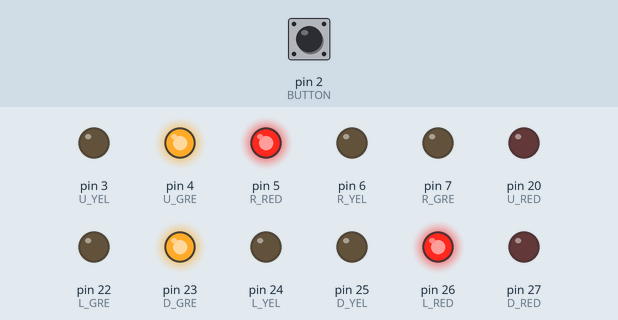
The sketch below on a simulated Arduino Mega 2560, built with avr-gcc and run on an emulated ATmega2560. On the bench: output pins drawn as LEDs (lit = HIGH). Dashed ring = blinking. Inputs (shaded band) come from the test bench; at power-on: pin 2 (BUTTON) HIGH.

Above: at 1.2 s.
1.3 s: pin 2 (BUTTON) pulled LOW for 0.15 s
At 5.1 s:
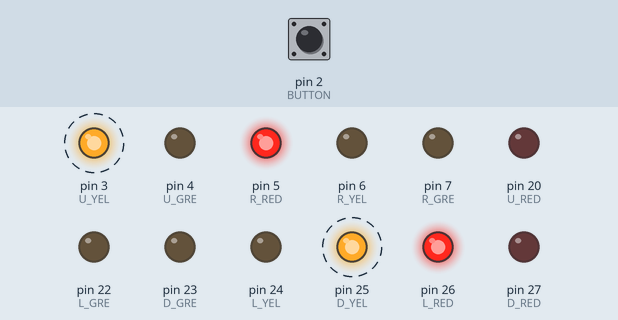
At 15.6 s:
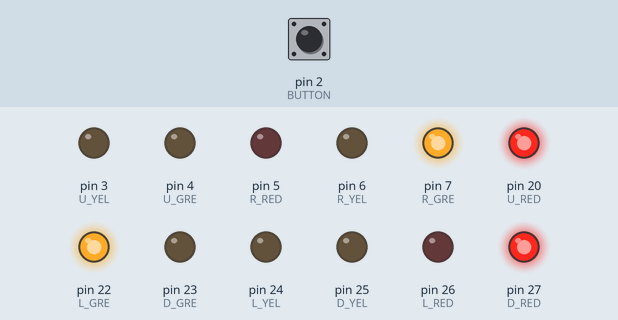
Timing chart, 0 to 25.8 s (numbered marks = the images above; inputs shaded):
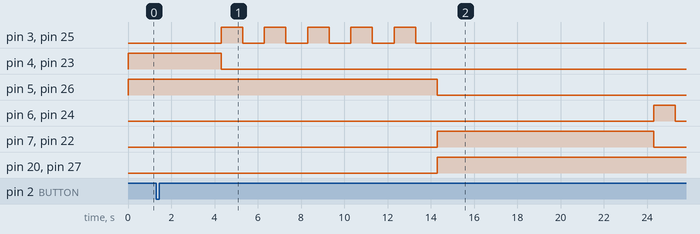

The sketch:

PBL1_2016136054.ino
```cpp
/*
  - 좌회전, 우회전 신호를 생략한 사거리 신호등
    보행자 버튼은 현재 초록불인 신호등을 빨간불로
    현재 빨간불인 신호들을 초록불로
*/

#define U_RED 20
#define U_YEL 3
#define U_GRE 4         // 위쪽 신호등
#define R_RED 5
#define R_YEL 6
#define R_GRE 7         // 오른쪽 신호등
#define L_RED 26
#define L_YEL 24
#define L_GRE 22        // 왼쪽 신호등
#define D_RED 27
#define D_YEL 25
#define D_GRE 23        // 아래쪽 신호등
#define BUTTON 2        // 보행자 버튼
#define UD_BlinkT 1000  // 위,아래 노란불 점멸시간(1초)
#define LR_BlinkT 1000  // 오른쪽, 왼쪽 노란불 점멸시간(1초)
#define interval 5000   // 시간 간격 기본값(5초)

unsigned long prevT = 0;

void setup() {
  pinMode(U_RED, OUTPUT);
  pinMode(U_YEL, OUTPUT);
  pinMode(U_GRE, OUTPUT);
  pinMode(R_RED, OUTPUT);
  pinMode(R_YEL, OUTPUT);
  pinMode(R_GRE, OUTPUT);
  pinMode(L_RED, OUTPUT);
  pinMode(L_YEL, OUTPUT);
  pinMode(L_GRE, OUTPUT);
  pinMode(D_RED, OUTPUT);
  pinMode(D_YEL, OUTPUT);
  pinMode(D_GRE, OUTPUT);
  pinMode(BUTTON, INPUT_PULLUP ); // 풀업저항
}

void loop() {
  int button = digitalRead(2);    // 버튼 상태 저장(LOW = 0, HIGH = 1)

  UD_GreOn();                     // 위쪽, 아래쪽 신호 변경

  if(button == 0){                // 버튼이 눌렸을 때
    delay(3000);                  // 딜레이 3초
    UD_Blink();                   // 위쪽, 아래쪽 노란불 점멸
    LR_GreOn();                   // 왼쪽, 오른쪽 신호 변경
    delay(interval*2);            // 초록불 점등 시간(10초)
    LR_Blink();                   // 왼쪽, 오른쪽 노란불 점멸
    prevT = millis();             // 현재 시간을 이전 시간 변수에 저장
  }

  if(millis() - prevT >= 2*interval) {    // ( 현재 시간 - 이전 시간 ) >= 초록불 점등 시간(15초)
    UD_Blink();                   // 위쪽, 아래쪽 노란불 점멸
    LR_GreOn();                   // 왼쪽, 오른쪽 신호 변경
    delay(interval*2);            // 초록불 점등 시간(10초)
    LR_Blink();                   // 왼쪽, 오른쪽 노란불 점멸
    prevT = millis();             // 현재 시간을 이전 시간 변수에 저장
  }
}

void UD_GreOn(){
  digitalWrite(U_GRE, HIGH); digitalWrite(D_GRE, HIGH); // 위쪽, 아래쪽 초록불 on
  digitalWrite(R_RED, HIGH); digitalWrite(L_RED, HIGH); // 왼쪽, 오른쪽 빨간불 on
  digitalWrite(R_GRE, LOW); digitalWrite(L_GRE, LOW);   // 왼쪽, 오른쪽 초록불 off
  digitalWrite(U_RED, LOW); digitalWrite(D_RED, LOW); // 위쪽, 아래쪽 빨간불 off
}

void LR_GreOn() {
  digitalWrite(U_RED, HIGH); digitalWrite(D_RED, HIGH); // 위쪽, 아래쪽 빨간불 on
  digitalWrite(R_GRE, HIGH); digitalWrite(L_GRE, HIGH); // 왼쪽, 오른쪽 초록불 on
  digitalWrite(R_RED, LOW); digitalWrite(L_RED, LOW);   // 왼쪽, 오른쪽 빨간불 off
  digitalWrite(U_GRE, LOW); digitalWrite(D_GRE, LOW); // 위쪽, 아래쪽 초록불 off
}

void UD_Blink() {
  digitalWrite(U_GRE, LOW); digitalWrite(D_GRE, LOW);   // 위쪽, 아래쪽 초록불 off
  for(int i = 0; i < 5; i++){                           // 위쪽, 아래쪽 노란불 점멸
    digitalWrite(U_YEL, HIGH); digitalWrite(D_YEL, HIGH);
    delay(UD_BlinkT);                                   // 점멸 간격(2초)
    digitalWrite(U_YEL, LOW); digitalWrite(D_YEL, LOW);
    delay(UD_BlinkT);
    }
}

void LR_Blink() {
  digitalWrite(R_GRE, LOW); digitalWrite(L_GRE, LOW);   // 왼쪽, 오른쪽 초록불 off
  for(int i = 0; i < 5; i++){                           // 왼쪽, 오른쪽 노란불 점멸(5회)
    digitalWrite(R_YEL, HIGH); digitalWrite(L_YEL, HIGH);
    delay(LR_BlinkT);                                   // 점멸 간격(2초)
    digitalWrite(R_YEL, LOW); digitalWrite(L_YEL, LOW);
    delay(LR_BlinkT);
    }
}
```

Measured:
- after the input at 1.3 s, pin 4 (U_GRE), pin 23 (D_GRE): HIGH → LOW after 3.0 s instead of 8.7 s; pin 5 (R_RED), pin 26 (L_RED): HIGH → LOW after 13.0 s instead of 18.7 s; pin 6 (R_YEL), pin 24 (L_YEL): LOW → HIGH after 23.0 s, → LOW 1.0 s later; pin 7 (R_GRE), pin 20 (U_RED), pin 22 (L_GRE), pin 27 (D_RED): LOW → HIGH after 13.0 s instead of 18.7 s
- by itself, pin 3 (U_YEL), pin 25 (D_YEL): alternates HIGH for 1.0 s and LOW for 1.0 s, 10 changes in all, then stays LOW
